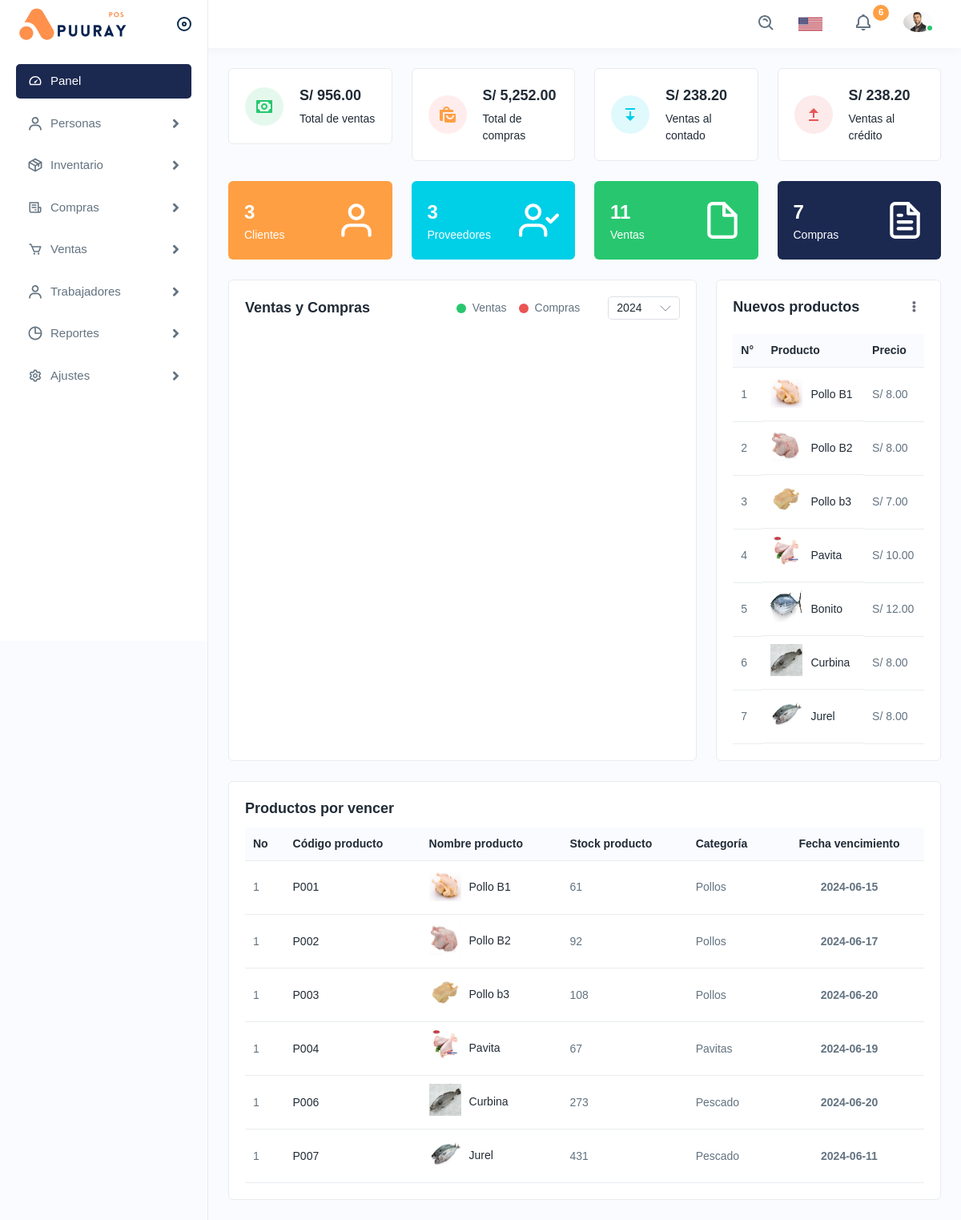
Screenshot of /inicio (signed in) with the database file from the repository.
### tables this page shows
CREATE TABLE `productos` (
  `id_producto` int(11) NOT NULL,
  `id_categoria` int(11) NOT NULL,
  `codigo_producto` varchar(50) NOT NULL,
  `nombre_producto` varchar(100) NOT NULL,
  `precio_producto` decimal(11,2) NOT NULL,
  `stock_producto` int(11) NOT NULL,
  `fecha_vencimiento` date DEFAULT NULL,
  `descripcion_producto` text DEFAULT NULL,
  `imagen_producto` varchar(100) DEFAULT NULL,
  `estado_producto` int(11) DEFAULT 1,
  `fecha_producto` datetime DEFAULT current_timestamp()
);

CREATE TABLE `categorias` (
  `id_categoria` int(11) NOT NULL,
  `nombre_categoria` varchar(100) NOT NULL,
  `descripcion` text DEFAULT NULL,
  `fecha` datetime DEFAULT current_timestamp()
);

### vistas/modulos/inicio.php (the view, shortened to what the rows shown need)
<div class="page-wrapper">
    <div class="content">
        <div class="row">
            <div class="col-lg-4 col-sm-12 col-12 d-flex">
                <div class="card flex-fill">
                    <div class="card-body">
                        <div class="table-responsive dataview">
                            <table class="table datatable ">
                                <thead>
                                    <tr>
                                        <th>N°</th>
                                        <th>Producto</th>
                                        <th>Precio</th>
                                    </tr>
                                </thead>
                                <tbody>
                                    <?php
                                    $item = null;
                                    $valor = null;
                                    $productosNuevos = ControladorProducto::ctrMostrarProductosNuevos($item, $valor);
                                    $contador = 1;
                                    foreach ($productosNuevos as $producto) {
                                    ?>
                                        <tr>
                                            <td><?php echo $contador ?></td>
                                            <td class="productimgname">
                                                <a href="productlist.html" class="product-img">
                                                    <img src="<?php echo substr($producto["imagen_producto"], 3); ?>" alt="product">
                                                </a>
                                                <a href="productlist.html"><?php echo $producto["nombre_producto"] ?></a>
                                            </td>
                                            <td>S/ <?php echo $producto["precio_producto"] ?></td>
                                        </tr>
                                    <?php
                                        $contador++;
                                    }
                                    ?>
                                </tbody>
                            </table>
                        </div>
                    </div>
                </div>
            </div>
        </div>
        <div class="card mb-0">
            <div class="card-body">
                <div class="table-responsive dataview">
                    <table class="table datatable ">
                        <thead>
                            <tr>
                                <th>No</th>
                                <th>Código producto</th>
                                <th>Nombre producto</th>
                                <th>Stock producto</th>
                                <th>Categoría</th>
                                <th class="text-center">Fecha vencimiento</th>
                            </tr>
                        </thead>
                        <tbody>
                            <?php
                            $item = null;
                            $valor = null;
                            $productosPorVencer = ControladorProducto::ctrMostrarProductosFechaVencimientos($item, $valor);
                            $contador = 1;
                            foreach ($productosPorVencer as $producto) {
                            ?>
                                <tr>
                                    <td><?php echo $contador ?></td>
                                    <td><a href="javascript:void(0);"><?php echo $producto["codigo_producto"] ?></a></td>
                                    <td class="productimgname">
                                        <a class="product-img" href="productlist.html">
                                            <img src="<?php echo substr($producto["imagen_producto"], 3); ?>" alt="product">
                                        </a>
                                        <a href="productlist.html"><?php echo $producto["nombre_producto"] ?></a>
                                    </td>
                                    <td><?php echo $producto["stock_producto"] ?></td>
                                    <td><?php echo $producto["nombre_categoria"] ?></td>
                                    <td class="text-center fw-bold"><?php echo $producto["fecha_vencimiento"] ?></td>
                                </tr>
                            <?php
                            }
                            ?>
                        </tbody>
                    </table>
                </div>
            </div>
        </div>
    </div>
</div>

### rows the page displays
productos: imagen_producto (picture), nombre_producto "Pollo B1", precio_producto "8.00", contador "1", codigo_producto "P001", stock_producto "61", id_categoria.nombre_categoria "Pollos", fecha_vencimiento "2024-06-15"
productos: imagen_producto (picture), nombre_producto "Pollo B2", precio_producto "8.00", contador "1", codigo_producto "P002", stock_producto "92", id_categoria.nombre_categoria "Pollos", fecha_vencimiento "2024-06-17"
productos: imagen_producto (picture), nombre_producto "Pollo b3", precio_producto "7.00", contador "1", codigo_producto "P003", stock_producto "108", id_categoria.nombre_categoria "Pollos", fecha_vencimiento "2024-06-20"
productos: imagen_producto (picture), nombre_producto "Pavita", precio_producto "10.00", contador "1", codigo_producto "P004", stock_producto "67", id_categoria.nombre_categoria "Pavitas", fecha_vencimiento "2024-06-19"
productos: imagen_producto (picture), nombre_producto "Bonito", precio_producto "12.00"
productos: imagen_producto (picture), nombre_producto "Curbina", precio_producto "8.00", contador "1", codigo_producto "P006", stock_producto "273", id_categoria.nombre_categoria "Pescado", fecha_vencimiento "2024-06-20"
productos: imagen_producto (picture), nombre_producto "Jurel", precio_producto "8.00", contador "1", codigo_producto "P007", stock_producto "431", id_categoria.nombre_categoria "Pescado", fecha_vencimiento "2024-06-11"

### other values shown
$totalProductosVencer "6"
$precioFormateado "956.00"
$precioFormateadoCompra "5,252.00"
$sumaTotalVentaContado "238.20"
$precioFormateadoCredito "238.20"
$totalClientes "3"
$totalProveedores "3"
$totalVentasCantidad "11"
$totalComprasCantidad "7"
